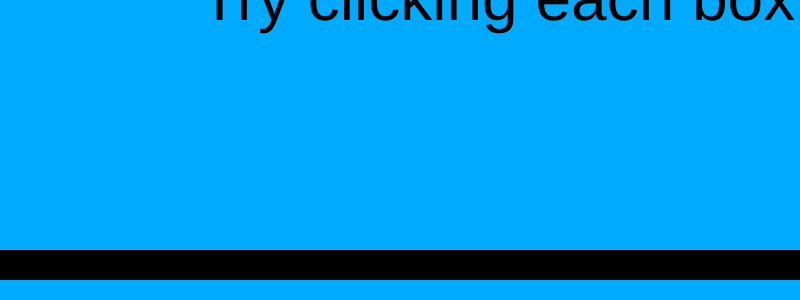
Frame 1 (no input)
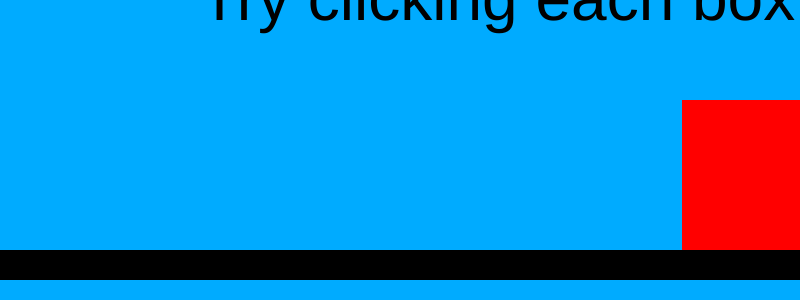
Frame 60 (no input)
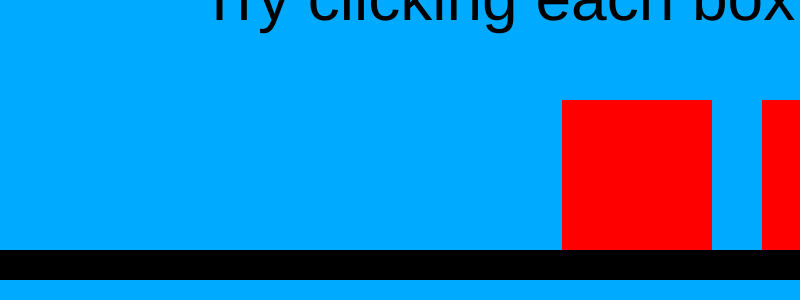
Frame 120 (the mouse pressed at the canvas centre since frame 60)

The p5.js sketch that drew these frames (run headless with seeded random() and noise() and a simulated clock; from frame 60 on, the mouse is pressed at the canvas centre):

// p5.js sketch
// ── sketch.js
var myBox = {
	x: 800
};


function setup() {
	createCanvas (800, 300);
}

function draw() {
	//background
	background (0, 171, 255); 

	textSize(64);
	text("Try clicking each box", 200, 20);

	//Draw box, three times
	for (i = 0; i < 3; i++) {

		// If box get out of the canvas, 
		// move it back to the right side
		if (myBox.x <= -1000) {
			myBox.x = 800;
		} 

		// If mouseIsPressed is true
		if (mouseIsPressed) {

			// And if mouseX & mouseY are inside the box
			if (mouseX >= myBox.x + i*200 && 
				mouseX <= myBox.x + i*200 + 150 &&
				mouseY >= 100 && mouseY <= 100 + 150) {
				
				// Change the box color
				fill (255, 200, 0);

			// if mouseX & mouseY are not inside the box
			} else {
				fill (255, 0, 0);
				noStroke();
			}
			
		// If mouseIsPressed is false
		} else {
			fill (255, 0, 0);
			noStroke();
		}

		
		// Draw each box 200 px away from each other
		rect (myBox.x + i*200, 100, 150, 150);
	}

	// Move boxes
	myBox.x = myBox.x - 2;

	// Belt
	fill (0);
	rect (0, 250, 800, 30);
	
}
